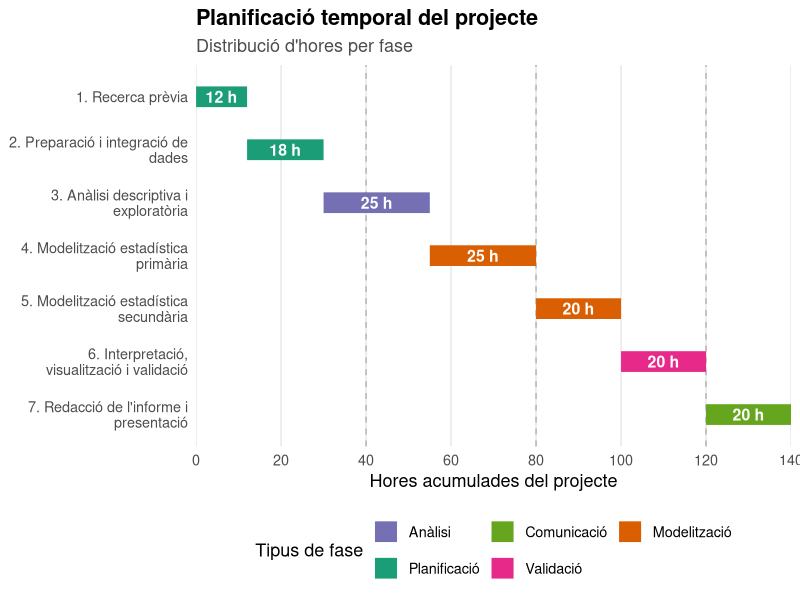

Recreate this plot in R.
## ---- chunk 1
knitr::opts_chunk$set(echo = TRUE)
## ---- chunk 2
library(knitr)
library(kableExtra)
library(dplyr)

# Taula de pressupost
pressupost <- tibble(
  Fase = c(
    "1. Recerca prèvia sobre el tema",
    "2. Preparació i integració de dades",
    "3. Anàlisi descriptiva i exploratòria",
    "4. Modelització estadística primària",
    "5. Modelització estadística secundària (avançada)",
    "6. Interpretació, visualització i validació",
    "7. Redacció de l’informe i presentació"
  ),
  Hores = c(12, 18, 25, 25, 20, 20, 20),
  Tarifa = c(90, 100, 120, 130, 150, 120, 120),
  Cost = c(1080, 1800, 3000, 3250, 3000, 2400, 2400)
) %>%
  mutate(
    `Hores dedicades` = paste0(Hores, " h"),
    `Tarifa aplicada` = paste0(Tarifa, " € / h"),
    `Cost total` = paste0(format(Cost, big.mark = ".", decimal.mark = ","), " €")
  ) %>%
  select(
    Fase,
    `Hores dedicades`,
    `Tarifa aplicada`,
    `Cost total`
  )

# Afegir fila de totals
pressupost_final <- bind_rows(
  pressupost,
  tibble(
    Fase = "TOTAL PROJECTE",
    `Hores dedicades` = paste0(sum(c(12,18,25,25,20,20,20)), " h"),
    `Tarifa aplicada` = "",
    `Cost total` = paste0(
      format(sum(c(12,18,25,25,20,20,20) * c(90,100,120,130,150,120,120)),
             big.mark = ".", decimal.mark = ","),
      " €"
    )
  )
)
## ---- chunk 3
# Taula final
kable(
  pressupost_final,
  format = "latex",
  align = c("l", "c", "c", "c"),
  caption = "{Pressupost orientatiu del projecte (3–4 setmanes · equip de 4 estadístics)}",
) %>%
  kable_styling(
    latex_options = "hold_position",
    bootstrap_options = c("striped", "hover", "condensed"),
    full_width = FALSE,
    position = "center",
    font_size = 14
  ) %>%
  row_spec(0, bold = TRUE) %>%
  row_spec(nrow(pressupost_final), 
            bold = TRUE, 
            background = "#F2F2F2",
            extra_css = "border-top: 2px solid #999;")

## ---- chunk 4
library(ggplot2)
library(dplyr)
library(stringr)
# Datos
fases <- tibble(
  fase = c(
    "Recerca prèvia",
    "Preparació i integració de dades",
    "Anàlisi descriptiva i exploratòria",
    "Modelització estadística primària",
    "Modelització estadística secundària",
    "Interpretació, visualització i validació",
    "Redacció de l'informe i presentació"
  ),
  hores = c(12, 18, 25, 25, 20, 20, 20),
  tipus = c(
    "Planificació",
    "Planificació",
    "Anàlisi",
    "Modelització",
    "Modelització",
    "Validació",
    "Comunicació"
  )
) %>%
  mutate(
    inici = cumsum(lag(hores, default = 0)),
    fi = inici + hores,
    fase_num_raw = paste0(row_number(), ". ", fase),
    fase_num = factor(
    str_wrap(fase_num_raw, width = 30),                 # 👈 salto de línea
    levels = rev(str_wrap(fase_num_raw, width = 30))
))

# Separadores de semanas (40 h por semana)
setmanes <- seq(40, 120, by = 40)

ggplot(fases) +
  # Líneas de semanas
  geom_vline(xintercept = setmanes,
             linetype = "dashed",
             color = "grey70") +
  
  # Barras de fases
  geom_segment(aes(x = inici, xend = fi,
                   y = fase_num, yend = fase_num,
                   color = tipus),
               linewidth = 7,
               linecap = "round") +
  
  # Horas dentro
  geom_text(aes(x = (inici + fi)/2,
                y = fase_num,
                label = paste0(hores, " h")),
            color = "white",
            size = 4,
            fontface = "bold") +
  
  scale_color_manual(
    values = c(
      "Planificació" = "#1B9E77",
      "Anàlisi" = "#7570B3",
      "Modelització" = "#D95F02",
      "Validació" = "#E7298A",
      "Comunicació" = "#66A61E"
    )
  ) +
  
  scale_x_continuous(
    breaks = seq(0, 140, by = 20),
    expand = c(0, 0),
    name = "Hores acumulades del projecte"
  ) +
  
  labs(
    title = "Planificació temporal del projecte",
    subtitle = "Distribució d'hores per fase",
    color = "Tipus de fase"
  ) +
  guides(
  color = guide_legend(nrow = 2, byrow = TRUE)
)+
  
  theme_minimal(base_size = 13) +
  theme(
    panel.grid.major.y = element_blank(),
    panel.grid.minor = element_blank(),
    axis.title.y = element_blank(),
    legend.position = "bottom",
    plot.title = element_text(face = "bold"),
    plot.subtitle = element_text(color = "grey30")
  )
